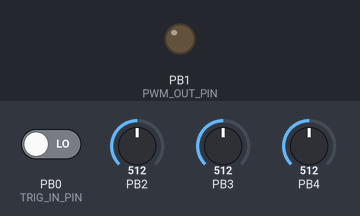
This program was run on a simulated ATtiny85, built with avr-gcc and emulated at 8 MHz. Parts: output pins drawn as LEDs (lit = HIGH). The test bench sets the inputs (shaded band); at power-on: PB0 (TRIG_IN_PIN) LOW, PB2 = 512, PB3 = 512, PB4 = 512.

Above: at 1.2 s.
1.3 s: PB0 (TRIG_IN_PIN) driven HIGH
At 3.0 s:
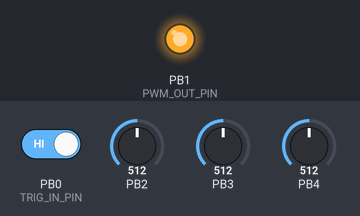
3.6 s: PB0 (TRIG_IN_PIN) driven LOW
At 4.7 s:
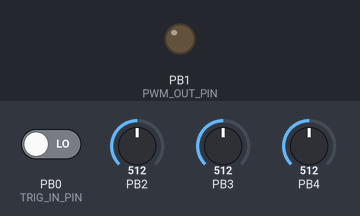
Timing chart, 0 to 6.6 s (numbered marks = the images above; inputs shaded):
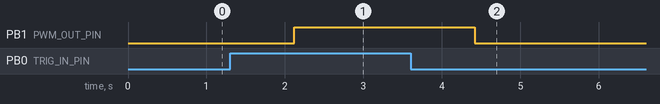

Measured:
- after the input at 1.3 s, PB1 (PWM_OUT_PIN): LOW → HIGH after 0.82 s
- after the input at 3.6 s, PB1 (PWM_OUT_PIN): HIGH → LOW after 0.82 s

The program:

main.c
```c
#include <avr/io.h>

#define F_CPU 8000000

#include <avr/interrupt.h>
#include <util/delay.h>

#include "util.h"
#include "envelope.h"
#include "edge_detector.h"
#include "discrete_control.h"
#include "envelope_curves.h"

#define MAX_ADC_VALUE 1023
#define DAC_CLOCK_RATE 20000

#define PARAM_1_IN_MUX 0b00001
#define PARAM_2_IN_MUX 0b00010
#define PARAM_3_IN_MUX 0b00011

#define TRIG_IN_PIN PB0
#define PWM_OUT_PIN PB1

#define LOW 0
#define HIGH 1

void startADCConversion(uint8_t adc_channel) {
  ADMUX  = adc_channel;
  ADCSRA |= _BV(ADSC);
}

void setupPWM() {

  // Enable PLL
  PLLCSR |= _BV(PLLE);

  // Datasheet recommends waiting 100us to avoid initial noise in the PLL
  // getting locked
  _delay_us(100);

  // Wait for PLL to be locked (denoted by PLOCK bit in PLLCSR)
  loop_until_bit_is_set(PLLCSR, PLOCK);

  // Set PCKE to use PLL as the clock for Timer/Counter1
  PLLCSR |= _BV(PCKE);

  // Timer/Counter1 control status register TCCR1:
  // PWM1A - Enable PWM generator A for Timer/Counter1
  TCCR1 |= _BV(PWM1A);
  // Set no prescaler so PWM runs at 250 kHz
  TCCR1 |= _BV(CS10);

  // Enable PWM output;
  TCCR1 |= _BV(COM1A1);

  DDRB |= _BV(PWM_OUT_PIN);

}

void setupADCInputs() {
  ADMUX = 0;
  // ADC clock runs at main clock / 128
  ADCSRA |= _BV(ADPS2) | _BV(ADPS1) | _BV(ADPS0);
  ADCSRA |= _BV(ADIE);               // Enable the conversion finish interrupt
  ADCSRA |= _BV(ADEN);               // Enable the ADC
}

void setupTimer() {

  /* Timer 0 Setup */
  // Timer0 gets setup to call the TIM_OVF interrupt at a 20kHz frequency

  TCCR0A |= _BV(WGM01) | _BV(WGM00);  // Enable Fast PWM mode
  TCCR0B |= _BV(WGM02);               // Overflow when the counter reaches TOP
  TCCR0B |= _BV(CS01) | _BV(CS00);    // Use a /64 prescaler
  OCR0A = 24;                         // Divide by 25 (8M / (64 * 25) = 5k)

  TIMSK |= _BV(OCIE0A);              // Enable the compare match interrupt
  TIMSK &= ~_BV(TOIE0);              // Disable the overflow interrupt

}

/*
// Attack/decay times in miliseconds.
const uint32_t TIME_CURVE[] = {
  0.2,
  16,
  48,
  128,
  512,
  2048,
  8192,
  16384,
  32768,
};
*/

// Attack/decay rates based on 20KHZ timer.
// ENV_MAX / (5 * time in msec)
const uint32_t TIME_CURVE[] = {
  ENV_MAX_VALUE / 1,
  ENV_MAX_VALUE / 80,
  ENV_MAX_VALUE / 240,
  ENV_MAX_VALUE / 640,
  ENV_MAX_VALUE / 2560,
  ENV_MAX_VALUE / 10240,
  ENV_MAX_VALUE / 40960,
  ENV_MAX_VALUE / 81920,
  ENV_MAX_VALUE / 163840,
};

const uint8_t *const ENV_CURVES[] = {
  ENV_SHARPER,
  ENV_EXPONENTIAL,
  ENV_QUADRATIC,
  ENV_LINEAR,
  ENV_INV_QUADRATIC,
  ENV_INV_EXPONENTIAL,
  ENV_INV_SHARPER,
};

const uint8_t *env_curve;


volatile uint8_t adc_read_channel = PARAM_1_IN_MUX;

uint16_t volatile param_1_adc_in;
uint16_t volatile param_2_adc_in;
uint16_t volatile param_3_adc_in;

volatile Envelope env;
EdgeDetector ed;

DiscreteControl attack_control;
DiscreteControl decay_control;
DiscreteControl curve_control;

int main (void)
{
  disable_interrupts;
  setupPWM();
  setupTimer();
  setupADCInputs();

  DDRB &= ~_BV(TRIG_IN_PIN);

  enable_interrupts;

  startADCConversion(adc_read_channel);

  envelope_init(&env);
  envelope_set_attack(&env, 0);
  envelope_set_decay(&env, 0);

  edge_detector_init(ed, PINB & _BV(TRIG_IN_PIN));

  discrete_control_init(&attack_control, array_length(TIME_CURVE) - 1, MAX_ADC_VALUE, 2);
  discrete_control_init(&decay_control, array_length(TIME_CURVE) - 1, MAX_ADC_VALUE, 2);
  discrete_control_init(&curve_control, array_length(ENV_CURVES) - 1, MAX_ADC_VALUE, 5);

  while (1) {

    edge_detector_update(ed, (PINB & _BV(TRIG_IN_PIN)));
    discrete_control_update(&attack_control, param_1_adc_in);
    discrete_control_update(&decay_control, param_2_adc_in);
    discrete_control_update(&curve_control, param_3_adc_in);

    uint8_t attack_range_value = discrete_control_get_value(&attack_control);
    uint32_t attack_value = map(param_1_adc_in, 0, MAX_ADC_VALUE, TIME_CURVE[attack_range_value + 1], TIME_CURVE[attack_range_value]);
    uint8_t decay_range_value = discrete_control_get_value(&decay_control);
    uint32_t decay_value = map(param_2_adc_in, 0, MAX_ADC_VALUE, TIME_CURVE[decay_range_value + 1], TIME_CURVE[decay_range_value]);

    disable_interrupts;
    envelope_set_attack(&env, attack_value);
    envelope_set_decay(&env, decay_value);
    env_curve = ENV_CURVES[discrete_control_get_value(&curve_control)];
    enable_interrupts;

    if (edge_detector_is_rising(ed)) {
      envelope_start(&env);
    }
    if (edge_detector_is_falling(ed)) {
      envelope_release(&env);
    }

    _delay_ms(1);
  }

  return 1;
}

ISR(ADC_vect) {
  uint16_t adc_value = ADCL;
  adc_value |= (ADCH<<8);

  switch(adc_read_channel) {
    case PARAM_1_IN_MUX:
      param_1_adc_in = MAX_ADC_VALUE - adc_value;
      adc_read_channel = PARAM_2_IN_MUX;
      break;
    case PARAM_2_IN_MUX:
      param_2_adc_in = MAX_ADC_VALUE - adc_value;
      adc_read_channel = PARAM_3_IN_MUX;
      break;
    case PARAM_3_IN_MUX:
      param_3_adc_in = adc_value;
      adc_read_channel = PARAM_1_IN_MUX;
      break;
    default:
      adc_read_channel = PARAM_1_IN_MUX;
  }

  startADCConversion(adc_read_channel);
}

ISR( TIM0_COMPA_vect ) {
  envelope_tick(&env);

  uint8_t env_value = envelope_8bit_value(&env);
  uint8_t curve_value_1 = pgm_read_byte(&env_curve[env_value]);
  uint8_t curve_value_2 = pgm_read_byte(&env_curve[env_value + 1]);
  uint8_t blend_val = envelope_blend_value(&env);
  uint16_t scaled1 = curve_value_1 * (128 - blend_val);
  uint16_t scaled2 = curve_value_2 * (blend_val);

  OCR1A = (scaled1 + scaled2) >> 7;
  /*OCR1A = curve_value_1;*/
  //OCR1A = ((uint16_t)curve_value_1 + (uint16_t)curve_value_2) >> 1;
  //OCR1A = envelope_blend_value(&env);
}
```

discrete_control.h
```c
#pragma once

#include <stdint.h>
#include <stdbool.h>

typedef struct DiscreteControl {
  uint8_t current_value;
  uint8_t previous_value;

  uint16_t raw_value;
  uint8_t hysteresis;
  uint16_t step;
  uint16_t max_value;
  uint16_t range;
  uint16_t upper_threshold;
  uint16_t lower_threshold;

} DiscreteControl;

void discrete_control_init(DiscreteControl *dc, uint16_t num_values, uint16_t range, uint8_t hysteresis);

void discrete_control_set_hysteresis(DiscreteControl *dc, uint8_t hysteresis);

void discrete_control_update_thresholds(DiscreteControl *dc);

void discrete_control_update(DiscreteControl *dc, uint16_t value);

#define discrete_control_get_value(dc) (dc)->current_value
#define discrete_control_get_raw_value(dc) (dc)->raw_value
```

edge_detector.h
```c
#pragma once

#include <stdbool.h>

typedef struct EdgeDetector {
  bool current_state;
  bool previous_state;
} EdgeDetector;

#define edge_detector_init(name, initial) \
  name.previous_state = initial;  \
  name.current_state = initial;

#define edge_detector_update(ed, val) \
  ed.previous_state = ed.current_state;  \
  ed.current_state = val;

#define edge_detector_is_rising(ed) (!ed.previous_state && ed.current_state)

#define edge_detector_is_falling(ed) (ed.previous_state && !ed.current_state)
```

envelope.h
```c
#pragma once

#include <stdint.h>

#define ENV_VALUE_BITS 30
#define ENV_MAX_VALUE 1073741823 /* (1<<30) - 1 */

typedef enum {
  ENVELOPE_STOPPED,
  ENVELOPE_RISING,
  ENVELOPE_HOLDING,
  ENVELOPE_FALLING,
} EnvelopeState;

struct envelope_t {
  EnvelopeState state;
  uint8_t value_bits;
  uint32_t max_value;
  uint32_t value;
  uint32_t attack;
  uint32_t decay;
};

typedef volatile struct envelope_t Envelope;

void envelope_init(Envelope *e);

void envelope_set_attack(Envelope *e, uint32_t attack);

void envelope_set_decay(Envelope *e, uint32_t decay);

void envelope_start(Envelope *e);

void envelope_release(Envelope *e);

void envelope_tick(Envelope *e);

uint8_t envelope_8bit_value(Envelope *e);

uint8_t envelope_15bit_value(Envelope *e);

uint8_t envelope_blend_value(Envelope *e);
```

util.h
```c
#pragma once

#include <stdint.h>

#define disable_interrupts cli()

#define enable_interrupts sei()

#define array_length(a) (sizeof(a))/(sizeof(a[0]))

#define constrain(amt,low,high) ((amt)<(low)?(low):((amt)>(high)?(high):(amt)))

uint8_t blend(uint8_t a, uint8_t b, uint8_t blend);

uint32_t map(uint32_t x, uint32_t in_min, uint32_t in_max, uint32_t out_min, uint32_t out_max);
```

discrete_control.c
```c
#include "util.h"

#include "discrete_control.h"

void discrete_control_init(DiscreteControl *dc, uint16_t num_values, uint16_t range, uint8_t hysteresis) {
  dc->current_value = 0;
  dc->previous_value = 0;

  dc->raw_value = 0;
  dc->step = range / constrain(num_values, 1, 256);
  dc->range = range;
  dc->max_value = num_values - 1;
  dc->hysteresis = constrain(hysteresis, 0, dc->step / 2);

  discrete_control_update_thresholds(dc);
}

void discrete_control_set_num_values(DiscreteControl *dc, uint16_t num_values) {
  num_values = constrain(num_values, 1, 256);

  dc->max_value = num_values - 1;
  dc->step = dc->range / num_values;
  dc->current_value = dc->raw_value / dc->step;
  discrete_control_update_thresholds(dc);
}
void discrete_control_set_hysteresis(DiscreteControl *dc, uint8_t hysteresis) {
  dc->hysteresis = constrain(hysteresis, 0, dc->step / 2);

  discrete_control_update_thresholds(dc);
}


void discrete_control_update_thresholds(DiscreteControl *dc) {
  uint16_t current = dc->current_value;
  uint16_t lower = current * dc->step;

  if (current == 0) {
    dc->lower_threshold = 0;
  } else {
    dc->lower_threshold = lower - dc->hysteresis;
  }

  if (current == dc->max_value) {
    dc->upper_threshold = dc->range;
  } else {
    dc->upper_threshold = lower + dc->step + dc->hysteresis;
  }
}

void discrete_control_update(DiscreteControl *dc, uint16_t value) {
  dc->raw_value = value;

  if (value < dc->lower_threshold || value > dc->upper_threshold) {
    dc->previous_value = dc->current_value;
    dc->current_value = value / dc->step;
    discrete_control_update_thresholds(dc);
  }
}
```

envelope.c
```c
#include "envelope.h"

void envelope_init(Envelope *e) {
  e->state = ENVELOPE_STOPPED;
  e->value = 0;
  e->attack = 0;
  e->decay = 0;
}

void envelope_set_attack(Envelope *e, uint32_t attack) {
  e->attack = attack;
}

void envelope_set_decay(Envelope *e, uint32_t decay) {
  e->decay = decay;
}

void envelope_start(Envelope *e) {
  e->state = ENVELOPE_RISING;
}

void envelope_release(Envelope *e) {
  e->state = ENVELOPE_FALLING;
}

void envelope_tick(Envelope *e) {
  switch(e->state) {
    case ENVELOPE_RISING:
      if ((e->value + e->attack) > ENV_MAX_VALUE) {
        // overflow would occur
        e->value = ENV_MAX_VALUE;
        e->state = ENVELOPE_HOLDING;
      } else {
        e->value = e->value + e->attack;
      }
      break;
    case ENVELOPE_FALLING:
      if ((e->value - e->decay) > e->value) {
        // overflow would occur
        e->value = 0;
        e->state = ENVELOPE_STOPPED;
      } else {
        e->value = e->value - e->decay;
      }
      break;
    default:
      break;
  }
}

uint8_t envelope_8bit_value(Envelope *e) {
  return e->value >> 22;
}

// designed to work with the blend function
uint8_t envelope_blend_value(Envelope *e) {
  uint16_t bits16val = e->value >> 15;
  return (bits16val & 127);
}
```

util.c
```c
#include "util.h"

#include <stdint.h>

uint8_t blend(uint8_t a, uint8_t b, uint8_t blend)
{
  if (blend > 128)
    blend = 128;
  // Guaranteed to not overflow. UINT8_MAX * 64 + UINT8_MAX * 64 == 2^15 - 1
  uint16_t aScaled = a * (128-blend);
  uint16_t bScaled = b * blend;
  return (aScaled + bScaled) >> 7;
}

uint32_t map(uint32_t x, uint32_t in_min, uint32_t in_max, uint32_t out_min, uint32_t out_max) {
  uint32_t step = (out_max - out_min) / (in_max - in_min);
  return ((x - in_min) * step) + out_min;
}
```

Source omitted: envelope_curves.h (23624 bytes)
